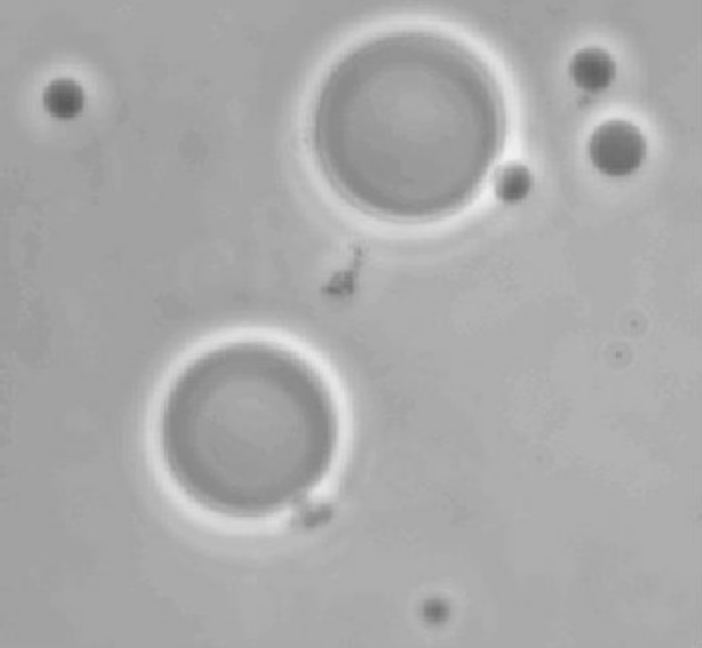
#> input picture Semana-11/python/imagens/Fig1039(a)(polymersomes).png, 702 x 648 px
$ jupyter execute q4.ipynb
#> lines starting #> are read from the running program, lines starting #| are printed output that depends on the picture; after the words box and inside, x2 and y2 are one past the last pixel; in counts of white or black regions, pixels touching at a corner belong together
[cell 1]
import matplotlib.pyplot as plt
import numpy as np
import cv2

[cell 2]
img = cv2.imread("./imagens/Fig1039(a)(polymersomes).png", cv2.IMREAD_GRAYSCALE)
#> img is the input picture: shape (648, 702); min 90, max 241, mean 169.6
img = img.astype(np.uint8)

img.shape
#> Out = (648, 702)

[cell 3]
limiar,otsuTotal = cv2.threshold(img,0,255,cv2.THRESH_BINARY+cv2.THRESH_OTSU)
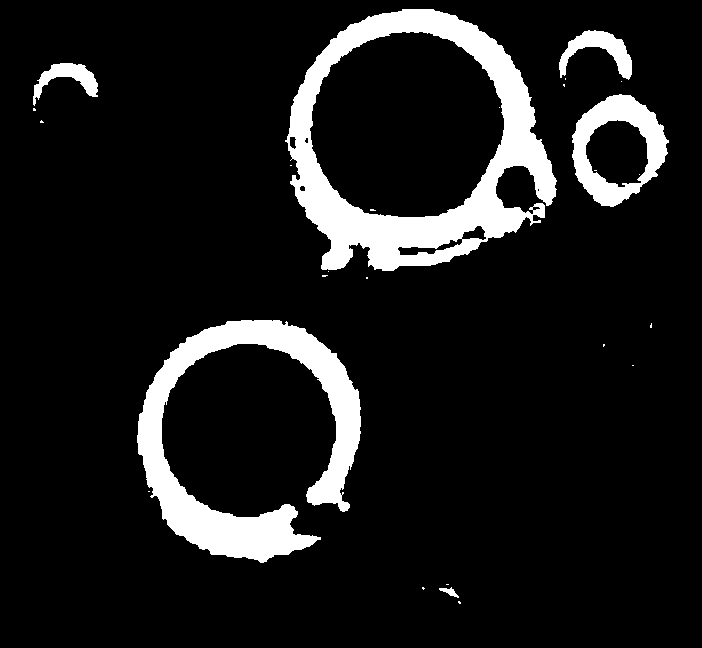
#> otsuTotal: shape (648, 702); 10.5% white; 26 white regions (20 under 20 px), largest, box (x1, y1, x2, y2) and area: (285, 9, 557, 271) 22892, (137, 320, 361, 563) 17674, (572, 94, 669, 207) 4664, (559, 30, 632, 80) 1454, (33, 63, 98, 106) 1064, (439, 587, 459, 598) 92
#> limiar = 181

plt.imshow(otsuTotal ,'gray')
plt.axis("off")

plt.show()

[cell 4]
topLeft = img[0:234,0:216].astype(np.uint8)
topMid = img[0:234, 216:432].astype(np.uint8)
topRight = img[0:234, 432:648].astype(np.uint8)

midLeft = img[234:468,0:216].astype(np.uint8)
midMid = img[234:468, 216:432].astype(np.uint8)
midRight = img[234:468, 432:648].astype(np.uint8)

bottonLeft = img[468:702,0:216].astype(np.uint8)
bottonMid = img[468:702, 216:432].astype(np.uint8)
bottonRight = img[468:702, 432:648].astype(np.uint8)

[cell 5]
limiar,topRightOut = cv2.threshold(topRight,0,255,cv2.THRESH_BINARY+cv2.THRESH_OTSU)
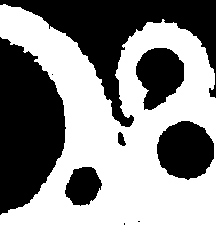
#> topRightOut: shape (234, 216); 55.2% white; 9 black regions (3 under 20 px), largest, box (x1, y1, x2, y2) and area: (0, 37, 66, 215) 8438, (0, 0, 216, 127) 8426, (157, 121, 214, 180) 2574, (136, 48, 184, 110) 2071, (65, 167, 102, 206) 1036, (118, 132, 126, 146) 75
#> limiar = 170
limiar,topMidOut = cv2.threshold(topMid,0,255,cv2.THRESH_BINARY+cv2.THRESH_OTSU)
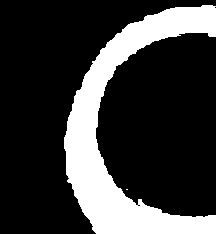
#> topMidOut: shape (234, 216); 22.4% white; 2 white regions (1 under 20 px), largest, box (x1, y1, x2, y2) and area: (64, 5, 216, 234) 11310
#> limiar = 175
limiar,topLeftOut = cv2.threshold(topLeft,0,255,cv2.THRESH_BINARY+cv2.THRESH_OTSU)
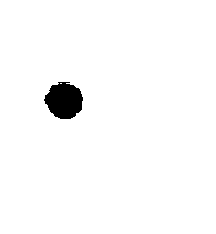
#> topLeftOut: shape (234, 216); 97.9% white; 1 black region, box (x1, y1, x2, y2) and area: (44, 82, 83, 119) 1065
#> limiar = 138

limiar,midRightOut = cv2.threshold(midRight,0,255,cv2.THRESH_BINARY+cv2.THRESH_OTSU)
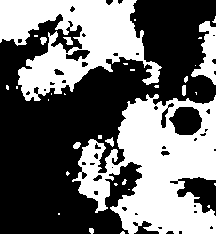
#> midRightOut: shape (234, 216); 42.9% white; 33 white regions (23 under 20 px), largest, box (x1, y1, x2, y2) and area: (72, 94, 216, 234) 11783, (0, 0, 162, 101) 8663, (191, 21, 216, 85) 782
#> limiar = 175
limiar,midMidOut = cv2.threshold(midMid,0,255,cv2.THRESH_BINARY+cv2.THRESH_OTSU)
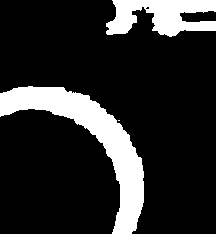
#> midMidOut: shape (234, 216); 16.6% white; 3 white regions (1 under 20 px), largest, box (x1, y1, x2, y2) and area: (0, 86, 144, 234) 5730, (106, 0, 216, 37) 2653
#> limiar = 183
limiar,midLeftOut = cv2.threshold(midLeft,0,255,cv2.THRESH_BINARY+cv2.THRESH_OTSU)
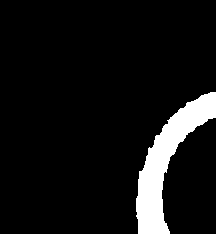
#> midLeftOut: shape (234, 216); 7.8% white; 1 white region, box (x1, y1, x2, y2) and area: (136, 92, 216, 234) 3960
#> limiar = 178

limiar,bottonRightOut = cv2.threshold(bottonRight,0,255,cv2.THRESH_BINARY+cv2.THRESH_OTSU)
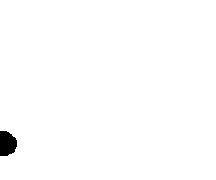
#> bottonRightOut: shape (180, 216); 99.1% white; 1 black region, box (x1, y1, x2, y2) and area: (0, 131, 17, 156) 349
#> limiar = 154
limiar,bottonMidOut = cv2.threshold(bottonMid,0,255,cv2.THRESH_BINARY+cv2.THRESH_OTSU)
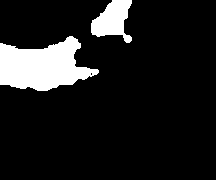
#> bottonMidOut: shape (180, 216); 11.6% white; 2 white regions, box (x1, y1, x2, y2) and area: (0, 36, 99, 91) 3453, (91, 0, 132, 43) 1065
#> limiar = 183
limiar,bottonLeftOut = cv2.threshold(bottonLeft,0,255,cv2.THRESH_BINARY+cv2.THRESH_OTSU)
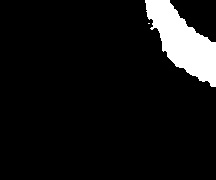
#> bottonLeftOut: shape (180, 216); 7.9% white; 2 white regions (1 under 20 px), largest, box (x1, y1, x2, y2) and area: (145, 0, 216, 87) 3081
#> limiar = 181

[cell 6]
plt.subplot(3,3,1)
plt.imshow(topLeftOut ,'gray')
plt.axis("off")
plt.subplot(3,3,2)
plt.imshow(topMidOut ,'gray')
plt.axis("off")
plt.subplot(3,3,3)
plt.imshow(topRightOut ,'gray')
plt.axis("off")
plt.subplot(3,3,4)
plt.imshow(midLeftOut ,'gray')
plt.axis("off")
plt.subplot(3,3,5)
plt.imshow(midMidOut ,'gray')
plt.axis("off")
plt.subplot(3,3,6)
plt.imshow(midRightOut ,'gray')
plt.axis("off")
plt.subplot(3,3,7)
plt.imshow(bottonLeftOut ,'gray')
plt.axis("off")
plt.subplot(3,3,8)
plt.imshow(bottonMidOut ,'gray')
plt.axis("off")
plt.subplot(3,3,9)
plt.imshow(bottonRightOut ,'gray')
plt.axis("off")
plt.show()
